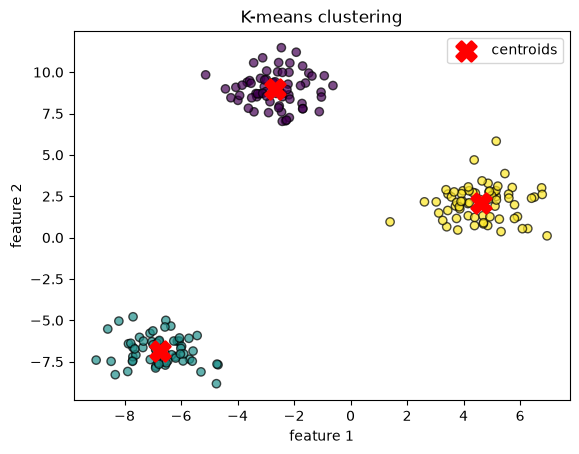

The Python source for this figure:
import matplotlib.pyplot as plt
from pathlib import Path
from sklearn.datasets import make_blobs
from sklearn.cluster import KMeans

X, y_true = make_blobs(n_samples=200, n_features=2, centers=3, random_state=42)

kmeans = KMeans(n_clusters=3, random_state=42)
labels = kmeans.fit_predict(X)

plt.scatter(X[:, 0], X[:,1], c=labels, cmap="viridis", edgecolors="k", alpha=0.7)
plt.scatter(kmeans.cluster_centers_[:,0],kmeans.cluster_centers_[:,1],c="red",marker="X",s=200, linewidths=2, label="centroids",)

plt.xlabel("feature 1")
plt.ylabel("feature 2")
plt.title("K-means clustering")
plt.legend()
out = Path(__file__).resolve().parent / "ClusteringKMeans.png"
plt.savefig(out, bbox_inches="tight")
plt.close()
print(f"Saved {out}")
